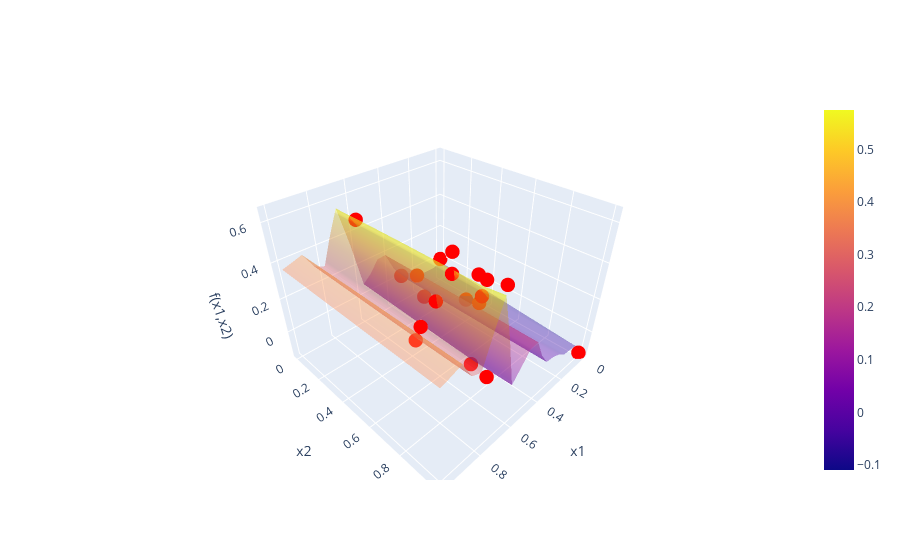
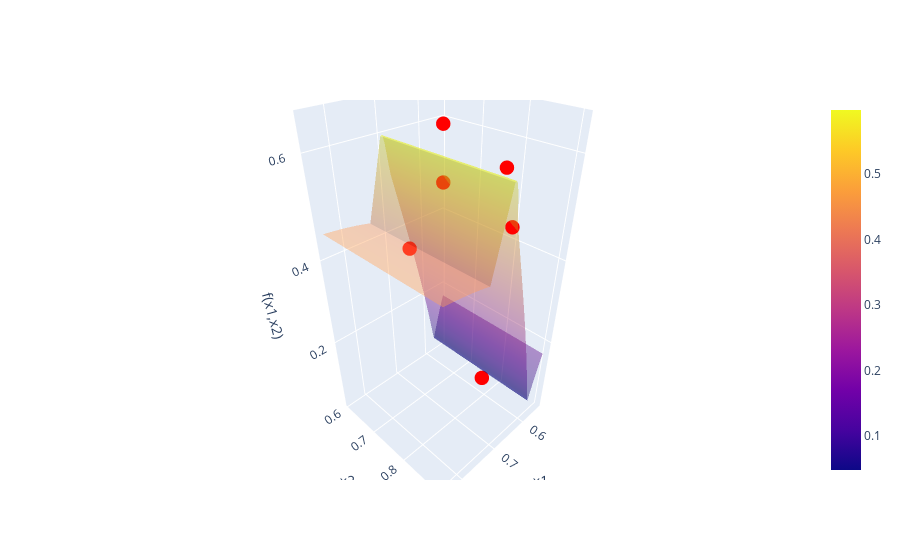

Notebook cell for these charts, in order:
### Markdown cell above
# Function 02
Week 6 notes
- hacked a local model around max (needs cleanup, especially around handling of scaling)
- set beta = 0

Also needs optimizer
Need to display local model in original coordinates, not transformrd coordinates

### Code cell
f2 = BBfcn(2)
print(f2)

# f2.plot_feature_correlations()
# f2.plot_correlations_with_cross_terms()
# kernel = C(10, (0.001, 10)) * Matern(length_scale=[1,1],nu=2.5) + WhiteKernel(noise_level=0.2)
f2.nextPointBayesianOptim(kernel=None,numgrid=20,acqFcn="UCB",beta=0.5)  # default kernel for 0-1 scaled inputs and outputs

f2_trust = TrustRegion(2,center_point=f2.argmax_as_np,cube_half_length=0.15)
print("TRUST REGION AROUND CURRENT MAX")
print(f2_trust)
X_next = f2_trust.nextPointBayesianOptim(numgrid=100,acqFcn="UCB",beta=0.5)
format_query(np.array([X_next]))

### Figure 1 — Plotly figure (JSON) as saved in the notebook; plotly's stock layout.template omitted (floating-point values rounded to 4 significant figures; data arrays with more than 128 entries replaced by an {"elided": "..."} marker saying what was removed)
{"data": [{"opacity": 0.4, "type": "surface", "x": {"elided": "20x20 float values"}, "y": {"elided": "20x20 float values"}, "z": {"elided": "20x20 float values"}}, {"marker": {"color": "red", "size": 5}, "mode": "markers", "name": "Measured points", "type": "scatter3d", "x": [0.6658, 0.8778, 0.1427, 0.8453, 0.4546, 0.5777, 0.4382, 0.3417, 0.3386, 0.7026, 0.7583, 0.0, 0.0, 0.6939, 0.6939, 0.6842, 0.7002, 0.6842, 0.7408], "y": [0.124, 0.7786, 0.349, 0.7111, 0.2905, 0.772, 0.685, 0.0287, 0.2139, 0.9266, 1.0, 0.0, 1.0, 0.7551, 0.7551, 1.0, 0.887, 0.8947, 0.7172], "z": [0.539, 0.4206, -0.06562, 0.294, 0.215, 0.02311, 0.2446, 0.03875, -0.01386, 0.6112, 0.2406, -0.008867, -0.1384, 0.5515, 0.6459, 0.6171, 0.6129, 0.5169, 0.4299]}], "layout": {"scene": {"xaxis": {"title": {"text": "x1"}}, "yaxis": {"title": {"text": "x2"}}, "zaxis": {"title": {"text": "f(x1,x2)"}}}}}

### Figure 2 — Plotly figure (JSON) as saved in the notebook; plotly's stock layout.template omitted (floating-point values rounded to 4 significant figures; data arrays with more than 128 entries replaced by an {"elided": "..."} marker saying what was removed)
{"data": [{"opacity": 0.4, "type": "surface", "x": {"elided": "100x100 float values"}, "y": {"elided": "100x100 float values"}, "z": {"elided": "100x100 float values"}}, {"marker": {"color": "red", "size": 5}, "mode": "markers", "name": "Measured points", "type": "scatter3d", "x": [0.5777, 0.6939, 0.6939, 0.7002, 0.6842, 0.7408], "y": [0.772, 0.7551, 0.7551, 0.887, 0.8947, 0.7172], "z": [0.02311, 0.5515, 0.6459, 0.6129, 0.5169, 0.4299]}], "layout": {"scene": {"xaxis": {"title": {"text": "x1"}}, "yaxis": {"title": {"text": "x2"}}, "zaxis": {"title": {"text": "f(x1,x2)"}}}}}
